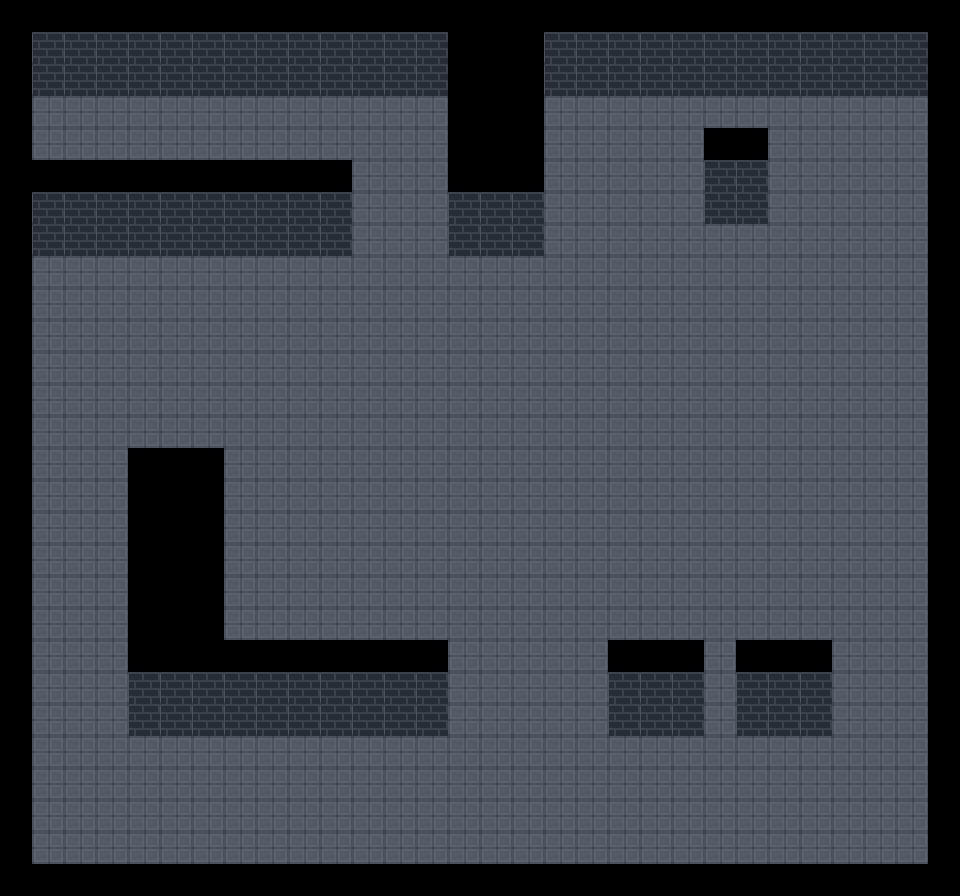

A level layout from a 2D game, rendered from its tile map. Below: a short description, then the map file with its tile-grid data intact:
An orthogonal 30x28 tile map with 32x32 px tiles, 1 tile layer (Ground), 2 tilesets and 11 objects.

<map version="1.2" tiledversion="1.2.3" orientation="orthogonal" renderorder="right-down" width="30" height="28" tilewidth="32" tileheight="32" infinite="0" nextlayerid="10" nextobjectid="43">
 <tileset firstgid="1" name="maptiles" tilewidth="32" tileheight="32" tilecount="3" columns="3">
  <image source="maptiles.png" width="96" height="32" />
 </tileset>
 <tileset firstgid="4" name="enemy" tilewidth="23" tileheight="45" tilecount="20" columns="5">
  <image source="../Sprites/playerspritesheet.png" width="115" height="180" />
 </tileset>
 <layer id="3" name="Ground" width="30" height="28">
  <data encoding="csv">
3,3,3,3,3,3,3,3,3,3,3,3,3,3,3,3,3,3,3,3,3,3,3,3,3,3,3,3,3,3,
3,2,2,2,2,2,2,2,2,2,2,2,2,2,3,3,3,2,2,2,2,2,2,2,2,2,2,2,2,3,
3,2,2,2,2,2,2,2,2,2,2,2,2,2,3,3,3,2,2,2,2,2,2,2,2,2,2,2,2,3,
3,1,1,1,1,1,1,1,1,1,1,1,1,1,3,3,3,1,1,1,1,1,1,1,1,1,1,1,1,3,
3,1,1,1,1,1,1,1,1,1,1,1,1,1,3,3,3,1,1,1,1,1,3,3,1,1,1,1,1,3,
3,3,3,3,3,3,3,3,3,3,3,1,1,1,3,3,3,1,1,1,1,1,2,2,1,1,1,1,1,3,
3,2,2,2,2,2,2,2,2,2,2,1,1,1,2,2,2,1,1,1,1,1,2,2,1,1,1,1,1,3,
3,2,2,2,2,2,2,2,2,2,2,1,1,1,2,2,2,1,1,1,1,1,1,1,1,1,1,1,1,3,
3,1,1,1,1,1,1,1,1,1,1,1,1,1,1,1,1,1,1,1,1,1,1,1,1,1,1,1,1,3,
3,1,1,1,1,1,1,1,1,1,1,1,1,1,1,1,1,1,1,1,1,1,1,1,1,1,1,1,1,3,
3,1,1,1,1,1,1,1,1,1,1,1,1,1,1,1,1,1,1,1,1,1,1,1,1,1,1,1,1,3,
3,1,1,1,1,1,1,1,1,1,1,1,1,1,1,1,1,1,1,1,1,1,1,1,1,1,1,1,1,3,
3,1,1,1,1,1,1,1,1,1,1,1,1,1,1,1,1,1,1,1,1,1,1,1,1,1,1,1,1,3,
3,1,1,1,1,1,1,1,1,1,1,1,1,1,1,1,1,1,1,1,1,1,1,1,1,1,1,1,1,3,
3,1,1,1,3,3,3,1,1,1,1,1,1,1,1,1,1,1,1,1,1,1,1,1,1,1,1,1,1,3,
3,1,1,1,3,3,3,1,1,1,1,1,1,1,1,1,1,1,1,1,1,1,1,1,1,1,1,1,1,3,
3,1,1,1,3,3,3,1,1,1,1,1,1,1,1,1,1,1,1,1,1,1,1,1,1,1,1,1,1,3,
3,1,1,1,3,3,3,1,1,1,1,1,1,1,1,1,1,1,1,1,1,1,1,1,1,1,1,1,1,3,
3,1,1,1,3,3,3,1,1,1,1,1,1,1,1,1,1,1,1,1,1,1,1,1,1,1,1,1,1,3,
3,1,1,1,3,3,3,1,1,1,1,1,1,1,1,1,1,1,1,1,1,1,1,1,1,1,1,1,1,3,
3,1,1,1,3,3,3,3,3,3,3,3,3,3,1,1,1,1,1,3,3,3,1,3,3,3,1,1,1,3,
3,1,1,1,2,2,2,2,2,2,2,2,2,2,1,1,1,1,1,2,2,2,1,2,2,2,1,1,1,3,
3,1,1,1,2,2,2,2,2,2,2,2,2,2,1,1,1,1,1,2,2,2,1,2,2,2,1,1,1,3,
3,1,1,1,1,1,1,1,1,1,1,1,1,1,1,1,1,1,1,1,1,1,1,1,1,1,1,1,1,3,
3,1,1,1,1,1,1,1,1,1,1,1,1,1,1,1,1,1,1,1,1,1,1,1,1,1,1,1,1,3,
3,1,1,1,1,1,1,1,1,1,1,1,1,1,1,1,1,1,1,1,1,1,1,1,1,1,1,1,1,3,
3,1,1,1,1,1,1,1,1,1,1,1,1,1,1,1,1,1,1,1,1,1,1,1,1,1,1,1,1,3,
3,3,3,3,3,3,3,3,3,3,3,3,3,3,3,3,3,3,3,3,3,3,3,3,3,3,3,3,3,3
</data>
 </layer>
 <objectgroup id="2" name="Collision">
  <object id="6" x="704" y="128" width="64" height="64" />
  <object id="7" x="608" y="640" width="96" height="64" />
  <object id="8" x="736" y="640" width="96" height="64" />
  <object id="9" x="128" y="448" width="96" height="256" />
  <object id="17" x="0" y="0" width="32" height="896" />
  <object id="19" x="448" y="0" width="96" height="224" />
  <object id="21" x="0" y="160" width="352" height="64" />
  <object id="24" x="128" y="640" width="320" height="64" />
  <object id="25" x="928" y="0" width="32" height="896" />
  <object id="26" x="0" y="864" width="960" height="32" />
  <object id="34" x="0" y="0" width="960" height="64" />
 </objectgroup>
</map>